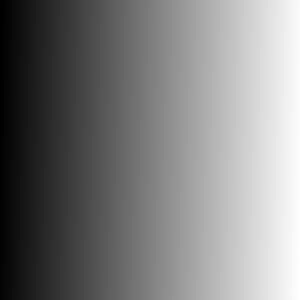
#> input picture day02_opencv_color/gradient.png, 300 x 300 px, given in place of the camera
$ python step4_webcam_adaptive.py
#> lines starting #> are read from the running program, lines starting #| are printed output that depends on the picture; after the words box and inside, x2 and y2 are one past the last pixel; in counts of white or black regions, pixels touching at a corner belong together
import cv2 as cv
import numpy as np

# 웹캠 연결
# — cap = cv.VideoCapture(0)
# — cap.isOpened()로 연결 확인
cap = cv.VideoCapture(0)
if not cap.isOpened():
    print("웹캠을 열 수 없습니다. 카메라 연결을 확인해주세요.")
    exit()

# 콜백 함수
def nothing(x):
    pass

# 창 생성
cv.namedWindow('Webcam Thresholding')

# 트랙바 생성
# — blockSize (3~31, 초기값 11)
# — C (0~20, 초기값 2)
cv.createTrackbar('blockSize', 'Webcam Thresholding', 11, 31, nothing)
cv.createTrackbar('C', 'Webcam Thresholding', 2, 20, nothing)

# 반복문
while True:
    # 프레임 읽기
    # — ret, frame = cap.read()
    ret, frame = cap.read()
#> frame is the input picture: shape (300, 300, 3); mean B, G, R 126.5, 126.5, 126.5
    if not ret:
        print("프레임을 읽을 수 없습니다. 프로그램을 종료합니다.")
        break

    # 그레이스케일 변환
    # — gray = cv.cvtColor(frame, cv.COLOR_BGR2GRAY)
    gray = cv.cvtColor(frame, cv.COLOR_BGR2GRAY)

    # blur (선택사항 — 웹캠 노이즈 감소)
    # — gray = cv.medianBlur(gray, 5)
    gray = cv.medianBlur(gray, 5)

    # blockSize 홀수 보장
    blockSize = cv.getTrackbarPos('blockSize', 'Webcam Thresholding')
    C = cv.getTrackbarPos('C', 'Webcam Thresholding')

    if blockSize < 3:
        blockSize = 3
    if blockSize % 2 == 0:
        blockSize += 1

    # 이진화 4종 비교 (Global / Otsu / Mean / Gaussian)
    _, global_th = cv.threshold(gray, 127, 255, cv.THRESH_BINARY)
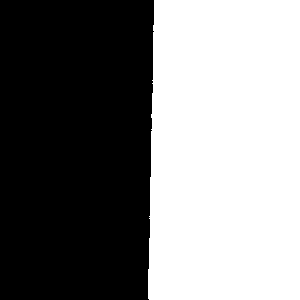
#> global_th: shape (300, 300); 49.6% white; 1 white region, box (x1, y1, x2, y2) and area: (148, 0, 300, 300) 44674
    _, otsu_th = cv.threshold(gray, 0, 255, cv.THRESH_BINARY + cv.THRESH_OTSU)
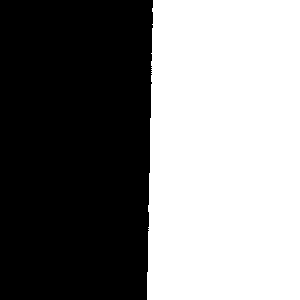
#> otsu_th: shape (300, 300); 50% white; 1 black region, box (x1, y1, x2, y2) and area: (0, 0, 153, 300) 44975
    mean_th = cv.adaptiveThreshold(gray, 255, cv.ADAPTIVE_THRESH_MEAN_C, cv.THRESH_BINARY, blockSize, C)
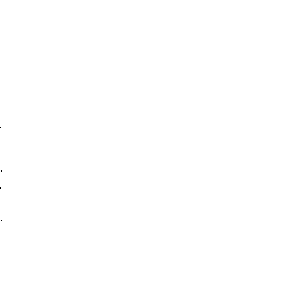
#> mean_th: shape (300, 300); 100% white; black in thin lines or dots, all inside (x1, y1, x2, y2) = (0, 127, 2, 221)
    gaussian_th = cv.adaptiveThreshold(gray, 255, cv.ADAPTIVE_THRESH_GAUSSIAN_C, cv.THRESH_BINARY, blockSize, C)
#> gaussian_th: shape (300, 300); every value is 255

    # 결과 표시
    top = np.hstack([global_th, otsu_th])
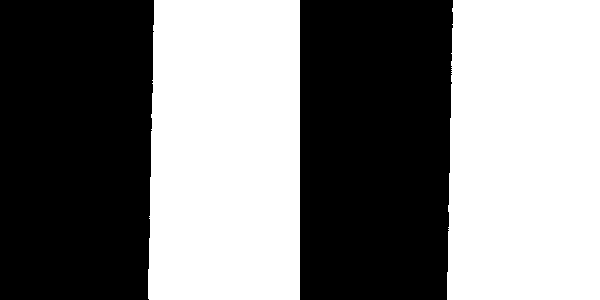
#> top: shape (300, 600); 49.8% white; 2 white regions, box (x1, y1, x2, y2) and area: (447, 0, 600, 300) 45025, (148, 0, 300, 300) 44674
    bottom = np.hstack([mean_th, gaussian_th])
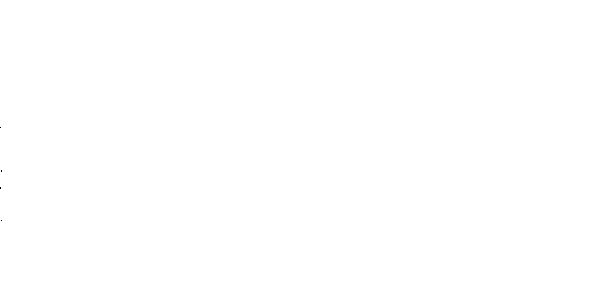
#> bottom: shape (300, 600); 100% white; black in thin lines or dots, all inside (x1, y1, x2, y2) = (0, 127, 2, 221)
    result = np.vstack([top, bottom])
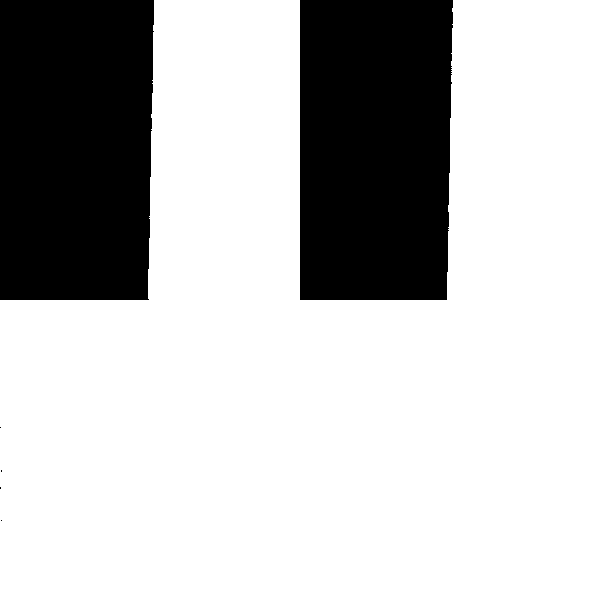
#> result: shape (600, 600); 74.9% white; 6 black regions (4 under 20 px), largest, box (x1, y1, x2, y2) and area: (0, 0, 154, 300) 45326, (300, 0, 453, 300) 44975

    cv.imshow('Webcam Thresholding', result)

    # 'q' → 종료
    if cv.waitKey(1) & 0xFF == ord('q'):
#> (key q is pressed here)
        break

# 카메라 해제 + 창 닫기
cap.release()
cv.destroyAllWindows()

$ run again, on day02_opencv_color/sudoku.png
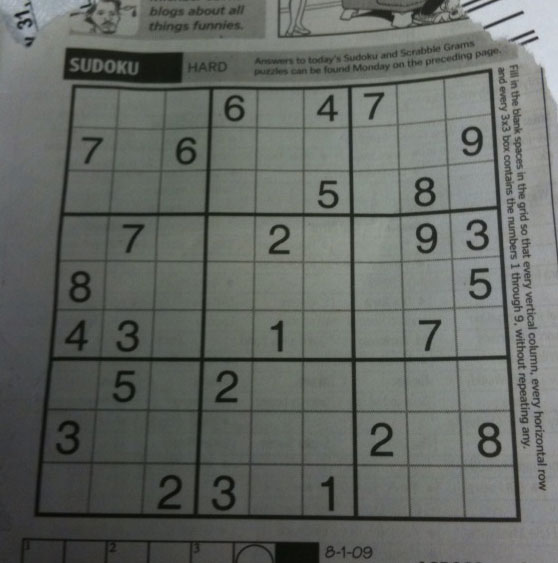
#> input picture day02_opencv_color/sudoku.png, 558 x 563 px, given in place of the camera
#> frame is the input picture: shape (563, 558, 3); mean B, G, R 99.5, 104.1, 100
#> `_, global_th = cv.threshold(gray, 127, 255, cv.THRESH_BINARY)`:
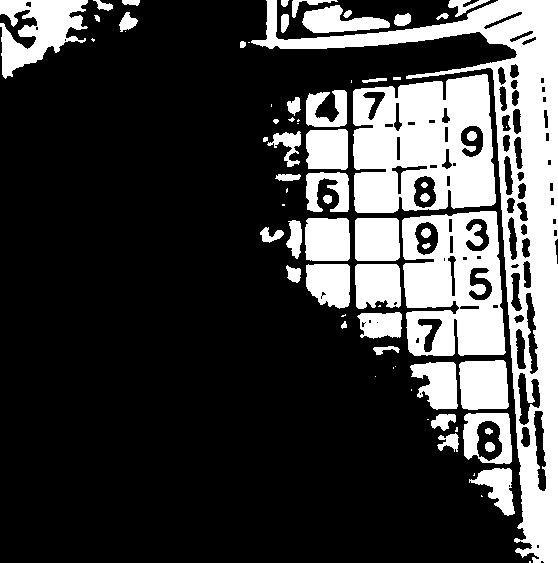
#> global_th: shape (563, 558); 26% white; 73 white regions (22 under 20 px), largest, box (x1, y1, x2, y2) and area: (251, 0, 558, 563) 27354, (353, 74, 496, 213) 15287, (402, 211, 506, 356) 11071
#> otsu_th: shape (563, 558); 60.2% white; 171 black regions (98 under 20 px), largest, box (x1, y1, x2, y2) and area: (0, 47, 521, 563) 112341, (146, 5, 245, 37) 1935, (342, 0, 448, 28) 1563
#> mean_th: shape (563, 558); 78.5% white; 933 black regions (750 under 20 px), largest, box (x1, y1, x2, y2) and area: (34, 68, 521, 523) 16003, (187, 0, 535, 63) 4523, (63, 47, 184, 83) 2276
#> gaussian_th: shape (563, 558); 81.8% white; 695 black regions (518 under 20 px), largest, box (x1, y1, x2, y2) and area: (34, 68, 521, 522) 14492, (277, 0, 501, 38) 2417, (63, 47, 184, 83) 2026
#> top: shape (563, 1116); 43.1% white; 135 white regions (44 under 20 px), largest, box (x1, y1, x2, y2) and area: (251, 0, 1116, 563) 95725, (914, 360, 1074, 517) 22073, (912, 210, 1064, 358) 19521
#> bottom: shape (563, 1116); 80.2% white; 1627 black regions (1267 under 20 px), largest, box (x1, y1, x2, y2) and area: (34, 68, 521, 523) 16003, (592, 68, 1079, 522) 14492, (187, 0, 535, 63) 4523
#> `result = np.vstack([top, bottom])`:
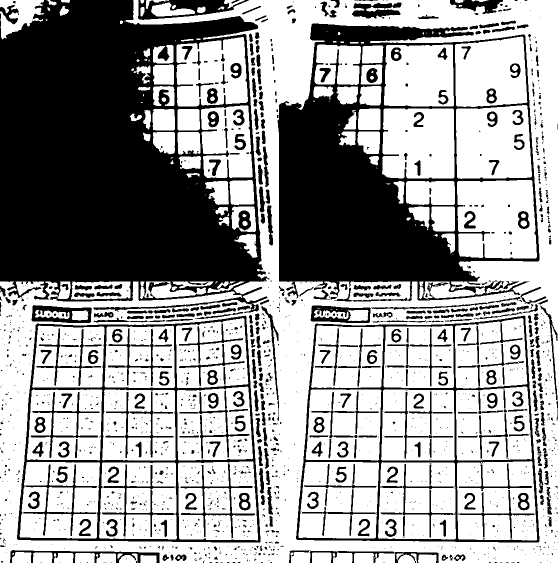
#> result: shape (1126, 1116) (shown at 1/2 size); 61.6% white; 1845 black regions (1366 under 20 px), largest, box (x1, y1, x2, y2) and area: (0, 0, 539, 626) 225149, (555, 47, 1079, 603) 116332, (34, 631, 521, 1086) 16003
